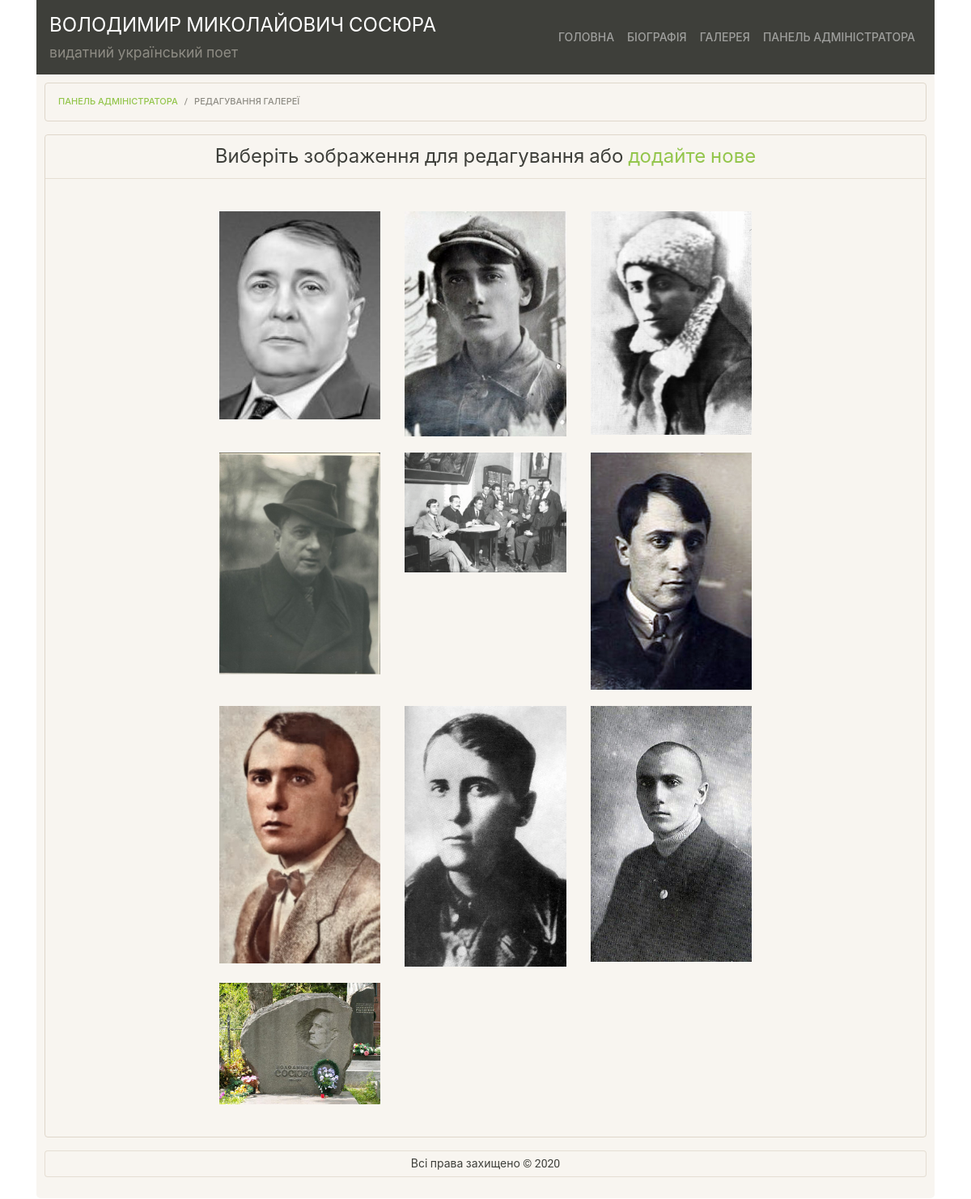
/lab10/public/admin/edit_gallery.php (signed in), run on the app's committed database.
### tables this page shows
CREATE TABLE `site_head` (
  `id` int(11) NOT NULL,
  `author_full_name` varchar(50) NOT NULL,
  `description` varchar(50) NOT NULL
);

CREATE TABLE `gallery` (
  `id` int(11) NOT NULL,
  `photo_url` varchar(50) NOT NULL
);

### lab10/src/services/Utils.php (called while the page is built, shortened)
<?php
class Utils {
    public static function get_file_hash($filename) {
        return date('YmdHis', filemtime($filename));
    }
}

### lab10/src/services/Auth.php (called while the page is built, shortened)
<?php
require_once __DIR__."/../dao/UserDaoPdo.php";
class Auth {
    private static ?Auth $singleton = null;
    private PDO $db;
    private UserDaoPdo $userDao;
    private ?User $user;
    private function __construct(PDO $db) {
        $this->db = $db;
        $this->userDao = new UserDaoPdo($db);
        $this->user = null;
        $this->tryRestoreFromSession();
    }
    private function tryRestoreFromSession() {
        if (isset($_SESSION['username']) && isset($_SESSION['password'])) {
            $username = $_SESSION['username'];
            $user = $this->userDao->findOneWithUsername($username);
            $this->user = $user;
        }
    }
    public static function instance() {
        if (Auth::$singleton == null) {
            include __DIR__."/../../config/db.php";
            Auth::$singleton = new Auth($db);
        }
        return Auth::$singleton;
    }
    public function getDb() {
        return $this->db;
    }
    public function isLoggedIn() {
        return $this->user != null;
    }
    public function isLoggedAsEditor() {
        return $this->isLoggedIn() && $this->user->isEditor();
    }
}

### lab10/src/dao/PdoDao.php (called while the page is built, shortened)
<?php
abstract class PdoDao {
    protected PDO $db;
    public function __construct(PDO $db) {
        $this->db = $db;
    }
    public function getAll() {
        $stmt = $this->db->query("SELECT * FROM `{$this->getTableName()}`");
        return array_map(function($arr) {
            return $this->associativeArrayToObject($arr);
        }, $stmt->fetchAll());
    }
    public function getById($id) {
        $stmt = $this->db->prepare("SELECT * FROM `{$this->getTableName()}` WHERE `id` = ?");
        $stmt->execute([$id]);
        $row = $stmt->fetch();
        return $this->associativeArrayToObject($row);
    }
}

### lab10/src/dao/SiteHeadDaoPdo.php (called while the page is built, shortened)
<?php
require_once __DIR__ . "/../models/SiteHead.php";
require_once __DIR__ . "/PdoDao.php";
class SiteHeadDaoPdo extends PdoDao {
    protected function getTableName() {
        return self::TABLE_NAME;
    }
    protected function associativeArrayToObject($arr) {
        return SiteHead::fromArray($arr);
    }
}

### lab10/src/models/SiteHead.php (called while the page is built, shortened)
<?php
class SiteHead {
    private $author_full_name;
    private $description;
    public static function fromArray($arr) {
        $obj = new SiteHead();
        foreach ($arr as $key => $value) {
            if (is_numeric($key)) continue;
            $obj->{$key} = $value;
        }
        return $obj;
    }
    public function getAuthorFullName() {
        return $this->author_full_name;
    }
    public function getDescription() {
        return $this->description;
    }
}

### lab10/src/dao/UserDaoPdo.php (called while the page is built, shortened)
<?php
require_once __DIR__ . "/../models/User.php";
require_once __DIR__ . "/PdoDao.php";
class UserDaoPdo extends PdoDao {
    protected function getTableName() {
        return self::TABLE_NAME;
    }
    protected function associativeArrayToObject($arr) {
        return User::fromArray($arr);
    }
    public function findOneWithUsername($username) {
        $stmt = $this->db->prepare("SELECT * FROM `{$this->getTableName()}` WHERE `username` = ?");
        $stmt->execute([$username]);
        $row = $stmt->fetch();
        return $this->associativeArrayToObject($row);
    }
}

### lab10/src/models/User.php (called while the page is built, shortened)
<?php
class User {
    private $role_id;
    public function isEditor() {
        return $this->getRoleId() >= 2;
    }
    public function getRoleId() {
        return $this->role_id;
    }
}

### lab10/src/dao/GalleryPhotoDaoPdo.php (called while the page is built, shortened)
<?php
require_once __DIR__ . "/../models/GalleryPhoto.php";
require_once __DIR__ . "/PdoDao.php";
class GalleryPhotoDaoPdo extends PdoDao {
    protected function getTableName() {
        return self::TABLE_NAME;
    }
    protected function associativeArrayToObject($arr) {
        return GalleryPhoto::fromArray($arr);
    }
}

### lab10/src/models/GalleryPhoto.php (called while the page is built, shortened)
<?php
class GalleryPhoto {
    private $id;
    private $photo_url;
    public static function fromArray($arr) {
        $obj = new GalleryPhoto();
        foreach ($arr as $key => $value) {
            if (is_numeric($key)) continue;
            $obj->{$key} = $value;
        }
        return $obj;
    }
    public function getId() {
        return $this->id;
    }
    public function getPhotoUrl() {
        return $this->photo_url;
    }
}

### lab10/public/admin/edit_gallery.php (the view)
<?php
require_once __DIR__."/../../src/services/Auth.php";
if (!Auth::instance()->isLoggedAsEditor()) {
    header("Location: ./login.php");
    die();
}
require_once __DIR__."/../../src/dao/GalleryPhotoDaoPdo.php";
$galleryPhotoPdo = new GalleryPhotoDaoPdo(Auth::instance()->getDb());
$galleryPhotos = $galleryPhotoPdo->getAll();
$galleryPhotosCount = count($galleryPhotos);
$breadcrumb_path = [
    "Панель адміністратора" => "./",
    "Редагування галереї" => "#",
];
require_once __DIR__."/../templates/head.php";
?>
<div class="card bg-light mb-3 bio">
  <div class="card-header"><h1 class="bio-text-header text-center">Виберіть зображення для редагування або <a href="./add_gallery_photo.php">додайте нове</a></h1>  </div>
  <div class="card-body">
    <div class="row justify-content-center">
      <div class="col-md-8">
        <?php for ($i = 0; $i < $galleryPhotosCount; $i += 3): ?>
            <div class="row gallery-row">
                <?php for ($j = 0; $j < 3 && $i + $j < $galleryPhotosCount; $j++): ?>
                    <a href="./edit_gallery_photo.php?id=<?= $galleryPhotos[$i + $j]->getId(); ?>" data-toggle="lightbox" data-gallery="example-gallery" class="col-sm-4">
                        <img src="../upload/<?= $galleryPhotos[$i + $j]->getPhotoUrl(); ?>" class="img-fluid">
                    </a>
                <?php endfor; ?>
            </div>
        <?php endfor; ?>
      </div>
    </div>
  </div>
</div>
<?php
require_once __DIR__."/../templates/footer.php";
?>

### lab10/public/templates/head.php (shortened to what this page needs)
<?php
require_once __DIR__."/../../src/services/Utils.php";
require_once __DIR__."/../../src/services/Auth.php";
require_once __DIR__."/../../src/dao/SiteHeadDaoPdo.php";
$siteHeadPdo = new SiteHeadDaoPdo(Auth::instance()->getDb());
$siteHead = $siteHeadPdo->getById(1);
?>
<!DOCTYPE html>
<html lang="ua">
<head>
    <link rel="stylesheet" href="/assets/css/bootstrap.css?hash=<?= Utils::get_file_hash(__DIR__."/../assets/css/bootstrap.css"); ?>">
    <link rel="stylesheet" href="/assets/css/main.css?hash=<?= Utils::get_file_hash(__DIR__."/../assets/css/main.css"); ?>">
    <link rel="stylesheet" href="/assets/css/ekko-lightbox.css?hash=<?= Utils::get_file_hash(__DIR__."/../assets/css/ekko-lightbox.css"); ?>">
</head>
<body>
<div class="container">
    <nav class="navbar navbar-expand-lg navbar-dark bg-primary">
    <div class="row">
      <div class="col">
        <div class="row">
        <div class="col">
            <a class="navbar-brand" href="/"><?= $siteHead->getAuthorFullName(); ?></a>
        </div>
        </div>
        <div class="row">
        <div class="col">
            <h5 class="text-secondary"><?= $siteHead->getDescription(); ?></h5>
        </div>
        </div>
      </div>
    </div>
    <div class="collapse navbar-collapse justify-content-end" id="navbarColor01">
        <ul class="navbar-nav">
        <li class="nav-item <?= empty($is_nav_page_main) ? '' : 'active'; ?>">
            <a class="nav-link top-menu-link" href="/">Головна</a>
        </li>
        <li class="nav-item <?= empty($is_nav_page_bio) ? '' : 'active'; ?>">
            <a class="nav-link top-menu-link" href="/biography.php">Біографія</a>
        </li>
        <li class="nav-item <?= empty($is_nav_page_gallery) ? '' : 'active'; ?>">
            <a class="nav-link top-menu-link" href="/gallery.php">Галерея</a>
        </li>
        <?php if (Auth::instance()->isLoggedAsEditor()): ?>
        <li class="nav-item <?= empty($is_nav_page_admin) ? '' : 'active'; ?>">
            <a class="nav-link top-menu-link" href="/admin/">Панель адміністратора</a>
        </li>
        <?php endif; ?>
        </ul>
    </div>
    </nav>
    <div class="jumbotron content">
      <ol class="breadcrumb">
        <?php
        foreach ($breadcrumb_path as $key => $value):
            if ($key != array_key_last($breadcrumb_path)):
        ?>
            <li class="breadcrumb-item"><a href="<?= $value; ?>"><?= $key; ?></a></li>
        <?php
            else:
        ?>
            <li class="breadcrumb-item active"><?= $key; ?></li>
        <?php
            endif;
        endforeach;
        ?>
      </ol>

### lab10/public/assets/css/main.css (style rules this page uses)
.navbar-brand { font-size: 24px; }
.top-menu-link { font-size: 14px !important; }
.content { padding: 10px; }
.bio { border: 1px solid #DFD7CA; border-radius: 0.25rem; }
.bio-text-header { margin: 0; padding: 0; font-size: 1.5rem; }
.gallery-row { margin: 20px 0; }

### data on the page
site_head: author_full_name "ВОЛОДИМИР МИКОЛАЙОВИЧ СОСЮРА", description "видатний український поет"
gallery: photo_url (picture)
gallery: photo_url (picture)
gallery: photo_url (picture)
gallery: photo_url (picture)
gallery: photo_url (picture)
gallery: photo_url (picture)
gallery: photo_url (picture)
gallery: photo_url (picture)
gallery: photo_url (picture)
gallery: photo_url (picture)

### other printed values
$key "ПАНЕЛЬ АДМІНІСТРАТОРА"
$key "РЕДАГУВАННЯ ГАЛЕРЕЇ"
